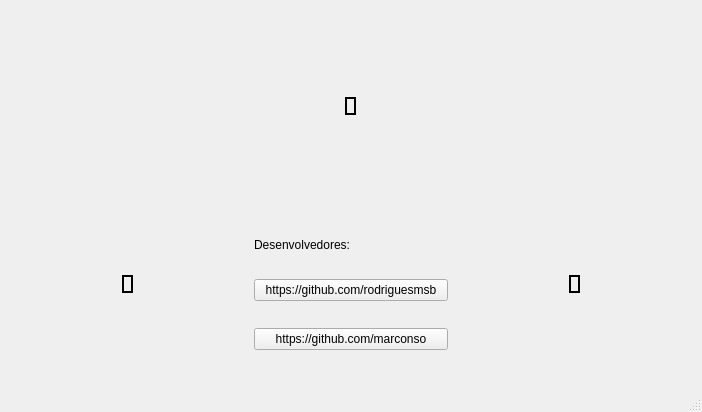
<?xml version="1.0" encoding="UTF-8"?>
<ui version="4.0">
 <class>MainWindow</class>
 <widget class="QMainWindow" name="MainWindow">
  <property name="geometry">
   <rect>
    <x>0</x>
    <y>0</y>
    <width>702</width>
    <height>412</height>
   </rect>
  </property>
  <property name="windowTitle">
   <string>home</string>
  </property>
  <property name="windowIcon">
   <iconset>
    <normaloff>../assets/home.png</normaloff>../assets/home.png</iconset>
  </property>
  <widget class="QWidget" name="centralwidget">
   <layout class="QGridLayout" name="gridLayout_2">
    <property name="leftMargin">
     <number>20</number>
    </property>
    <property name="topMargin">
     <number>20</number>
    </property>
    <property name="rightMargin">
     <number>20</number>
    </property>
    <property name="bottomMargin">
     <number>20</number>
    </property>
    <property name="horizontalSpacing">
     <number>9</number>
    </property>
    <item row="1" column="1">
     <layout class="QVBoxLayout" name="verticalLayout_2">
      <property name="spacing">
       <number>9</number>
      </property>
      <item alignment="Qt::AlignHCenter|Qt::AlignVCenter">
       <widget class="QLabel" name="label">
        <property name="frameShape">
         <enum>QFrame::WinPanel</enum>
        </property>
        <property name="text">
         <string/>
        </property>
        <property name="pixmap">
         <pixmap>../assets/imagem_1_test.png</pixmap>
        </property>
        <property name="scaledContents">
         <bool>false</bool>
        </property>
        <property name="alignment">
         <set>Qt::AlignCenter</set>
        </property>
       </widget>
      </item>
     </layout>
    </item>
    <item row="2" column="1">
     <layout class="QVBoxLayout" name="verticalLayout_4">
      <property name="spacing">
       <number>15</number>
      </property>
      <property name="leftMargin">
       <number>10</number>
      </property>
      <property name="topMargin">
       <number>20</number>
      </property>
      <property name="rightMargin">
       <number>10</number>
      </property>
      <property name="bottomMargin">
       <number>20</number>
      </property>
      <item alignment="Qt::AlignBottom">
       <widget class="QLabel" name="label_4">
        <property name="text">
         <string>Desenvolvedores:</string>
        </property>
       </widget>
      </item>
      <item alignment="Qt::AlignBottom">
       <widget class="QPushButton" name="pushButton">
        <property name="text">
         <string>https://github.com/rodriguesmsb</string>
        </property>
       </widget>
      </item>
      <item alignment="Qt::AlignBottom">
       <widget class="QPushButton" name="pushButton_2">
        <property name="text">
         <string>https://github.com/marconso</string>
        </property>
       </widget>
      </item>
     </layout>
    </item>
    <item row="2" column="0">
     <layout class="QVBoxLayout" name="verticalLayout">
      <item alignment="Qt::AlignHCenter|Qt::AlignVCenter">
       <widget class="QLabel" name="label_2">
        <property name="enabled">
         <bool>true</bool>
        </property>
        <property name="font">
         <font>
          <pointsize>9</pointsize>
         </font>
        </property>
        <property name="autoFillBackground">
         <bool>false</bool>
        </property>
        <property name="frameShape">
         <enum>QFrame::WinPanel</enum>
        </property>
        <property name="lineWidth">
         <number>1</number>
        </property>
        <property name="midLineWidth">
         <number>0</number>
        </property>
        <property name="text">
         <string/>
        </property>
        <property name="pixmap">
         <pixmap>../assets/imagem_2_test.png</pixmap>
        </property>
        <property name="scaledContents">
         <bool>false</bool>
        </property>
        <property name="alignment">
         <set>Qt::AlignCenter</set>
        </property>
       </widget>
      </item>
     </layout>
    </item>
    <item row="2" column="2">
     <layout class="QVBoxLayout" name="verticalLayout_3">
      <item alignment="Qt::AlignHCenter|Qt::AlignVCenter">
       <widget class="QLabel" name="label_3">
        <property name="frameShape">
         <enum>QFrame::WinPanel</enum>
        </property>
        <property name="text">
         <string/>
        </property>
        <property name="pixmap">
         <pixmap>../assets/imagem_3_test.png</pixmap>
        </property>
        <property name="scaledContents">
         <bool>false</bool>
        </property>
        <property name="alignment">
         <set>Qt::AlignCenter</set>
        </property>
       </widget>
      </item>
     </layout>
    </item>
   </layout>
  </widget>
  <widget class="QStatusBar" name="statusbar"/>
 </widget>
 <resources/>
 <connections/>
</ui>
